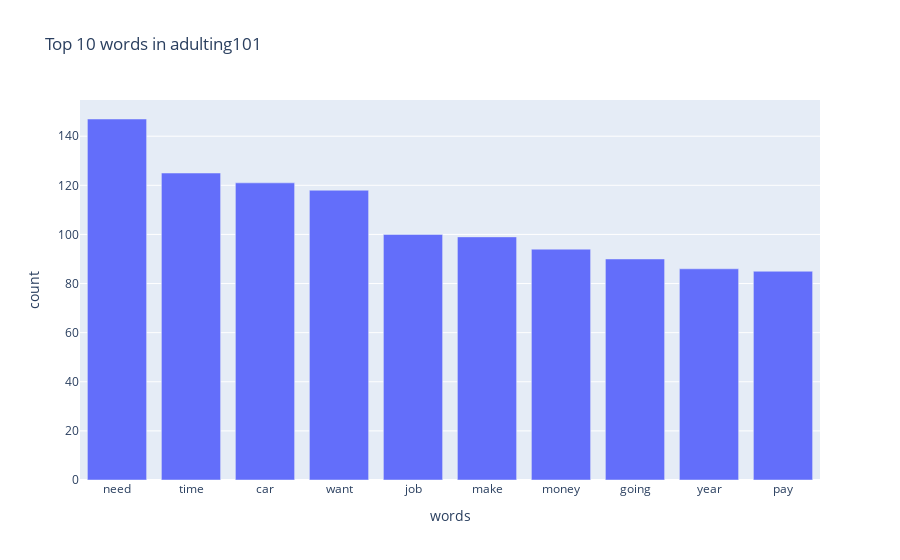

The notebook cell this image was saved under:
### Code cell
import plotly.express as px
fig1 = px.bar(count_df.head(10), x='words', y='count', title="Top 10 words in adulting101")
fig1.show()

### Figure 1 — Plotly figure (JSON) as saved in the notebook; plotly's stock layout.template omitted (floating-point values rounded to 4 significant figures)
{"data": [{"alignmentgroup": "True", "hovertemplate": "words=%{x}<br>count=%{y}<extra></extra>", "legendgroup": "", "marker": {"color": "#636efa"}, "name": "", "offsetgroup": "", "orientation": "v", "showlegend": false, "textposition": "auto", "type": "bar", "x": ["need", "time", "car", "want", "job", "make", "money", "going", "year", "pay"], "xaxis": "x", "y": [147, 125, 121, 118, 100, 99, 94, 90, 86, 85], "yaxis": "y"}], "layout": {"barmode": "relative", "legend": {"tracegroupgap": 0}, "title": {"text": "Top 10 words in adulting101"}, "xaxis": {"anchor": "y", "domain": [0, 1], "title": {"text": "words"}}, "yaxis": {"anchor": "x", "domain": [0, 1], "title": {"text": "count"}}}}
